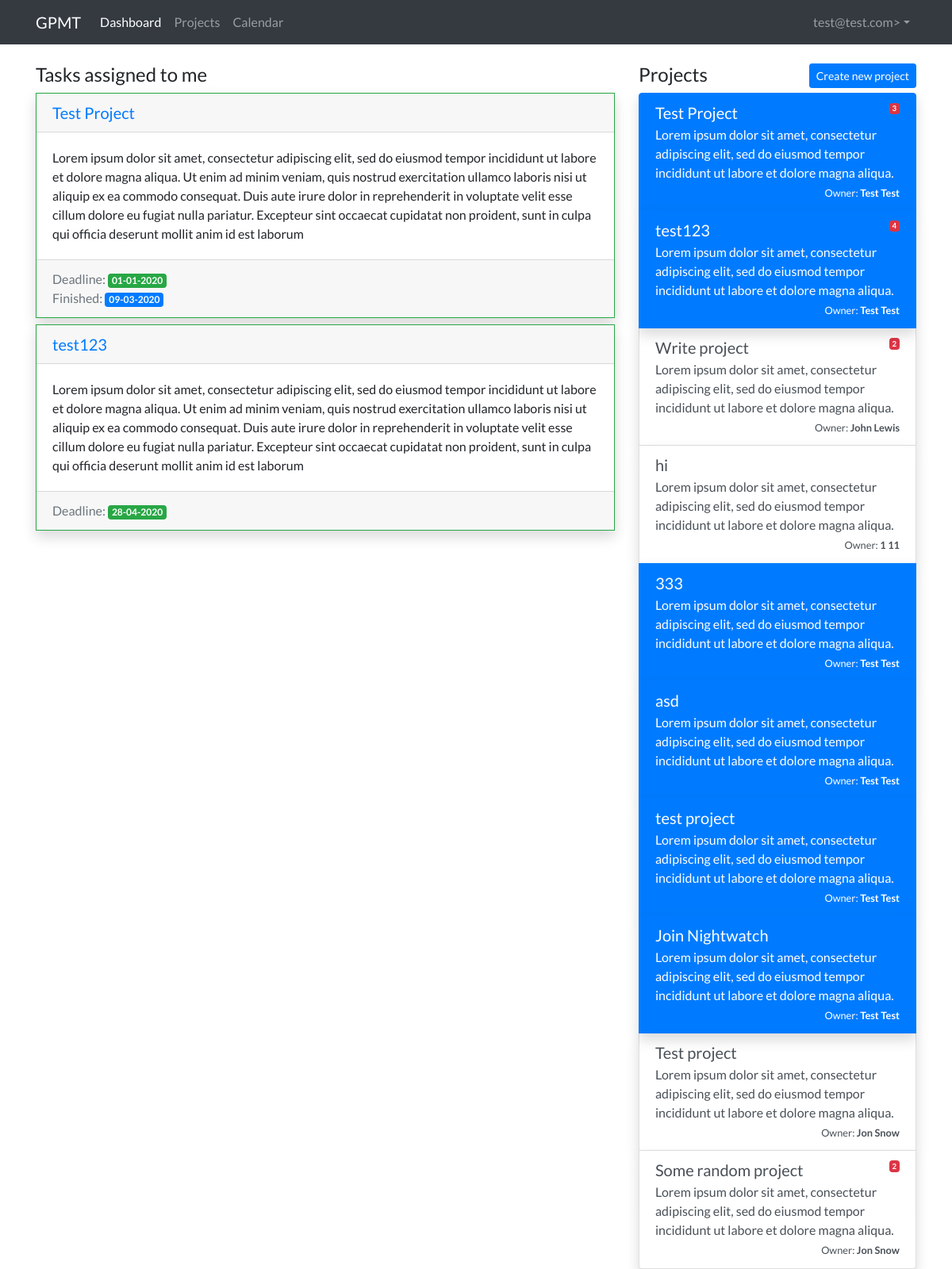
Page /index.php (signed in) on the committed database.
### tables this page shows
CREATE TABLE `tasks` (
  `id` int(11) NOT NULL AUTO_INCREMENT,
  `project_id` int(11) NOT NULL,
  `user_id` int(11) NOT NULL,
  `description` text NOT NULL,
  `deadline_date` int(11) NOT NULL,
  `complete_date` int(11) NOT NULL DEFAULT '0',
  `status` int(11) NOT NULL,
  PRIMARY KEY (`id`),
  KEY `project_id` (`project_id`),
  KEY `user_id` (`user_id`),
  CONSTRAINT `tasks_ibfk_1` FOREIGN KEY (`user_id`) REFERENCES `users` (`id`),
  CONSTRAINT `tasks_ibfk_2` FOREIGN KEY (`project_id`) REFERENCES `projects` (`id`)
);

CREATE TABLE `projects` (
  `id` int(11) NOT NULL AUTO_INCREMENT,
  `title` varchar(64) NOT NULL,
  `description` text NOT NULL,
  `date_created` int(11) NOT NULL,
  `created_by` int(11) NOT NULL,
  `status` int(11) NOT NULL DEFAULT '0',
  PRIMARY KEY (`id`),
  KEY `created_by` (`created_by`),
  CONSTRAINT `projects_ibfk_1` FOREIGN KEY (`created_by`) REFERENCES `users` (`id`)
);

CREATE TABLE `users` (
  `id` int(11) NOT NULL AUTO_INCREMENT,
  `f_name` varchar(32) NOT NULL,
  `l_name` varchar(32) NOT NULL,
  `username` varchar(64) NOT NULL,
  `password` varchar(256) NOT NULL,
  `email` varchar(64) NOT NULL,
  `permissions` int(11) NOT NULL DEFAULT '0',
  PRIMARY KEY (`id`),
  UNIQUE KEY `email_UNIQUE` (`email`),
  UNIQUE KEY `username_UNIQUE` (`username`)
);

### data/database.php (called while the page is built, shortened)
<?php
class DB
{
    private $link = null;
    public function __construct()
    {
        try {
            $this->link = new mysqli(DB_HOST, DB_USER, DB_PASS, DB_NAME);
            $this->link->set_charset("utf8");
        } catch (Exception $e) {
            die('Unable to connect to database');
        }
    }
    public function get_results($query, $object = false)
    {
        $results = $this->link->query($query);
        if ($this->link->error) {
            $this->log_db_errors($this->link->error, $query);
            return false;
        } else {
            $row = array();
            while ($r = (!$object) ? $results->fetch_assoc() : $results->fetch_object()) {
                $row[] = $r;
            }
            return $row;
        }
    }
}

### modules/tasks.php (called while the page is built, shortened)
<?php
require_once './data/database.php';
function get_tasks($user_id){
    $database = new DB();
    return $database->get_results ( "SELECT t.*, p.title project_title, p.description project_description, p.date_created project_created, p.status project_status
                                            FROM tasks t
                                                INNER JOIN projects p ON p.id = t.project_id
                                        	WHERE t.user_id = " . $user_id);
};

### modules/projects.php (called while the page is built, shortened)
<?php
require_once './data/database.php';
function get_projects()
{
    $database = new DB();
    return $database->get_results ( "SELECT p.*, IFNULL(t.unfinished_tasks,0) unfinished_tasks, u.f_name, u.l_name FROM projects p
                                                LEFT JOIN (SELECT project_id, COUNT(*) AS unfinished_tasks
                                                            FROM tasks
                                                            WHERE status = 0
                                                            GROUP BY project_id) t ON t.project_id = p.id
                                                INNER JOIN users u ON u.id = p.created_by
                                    " );
}

### index.php (the view, shortened to what this page needs)
<?php
require_once 'modules/projects.php';
require_once 'modules/tasks.php';
$user = $_SESSION[ "user" ];
$projects = get_projects ();
$tasks = get_tasks ( $user[ 'id' ] );
function get_badge($task)
{
    if (date ( "d-m-y", $task[ 'deadline_date' ] ) > date ( "d-m-y" )) {
        return 'danger';
    } else if (date ( "d-m-y", $task[ 'deadline_date' ] ) == date ( "d-m-y" )) {
        return 'warning';
    } else if (date ( "d-m-y", $task[ 'deadline_date' ] ) < date ( "d-m-y" )) {
        return 'success';
    }
}
?>
<!doctype html>
<html lang="en">
<head>
    <link rel="stylesheet" href="https://stackpath.bootstrapcdn.com/bootstrap/4.4.1/css/bootstrap.min.css"
>
    <link rel="stylesheet" href="css/style.css">
</head>
<body>
<nav class="navbar navbar-expand-md navbar-dark bg-dark fixed-top">
    <div class="container">
        <a class="navbar-brand" href="index.php">GPMT</a>
        <div class="collapse navbar-collapse" id="navbarsExampleDefault">
            <ul class="navbar-nav mr-auto">
                <li class="nav-item active">
                    <a class="nav-link" href="index.php">Dashboard</a>
                </li>
                <li class="nav-item">
                    <a class="nav-link" href="projects.php">Projects</a>
                </li>
                <li class="nav-item">
                    <a class="nav-link" href="calendar.php">Calendar</a>
                </li>
            </ul>
            <ul class="navbar-nav ml-auto">
                <li class="nav-item dropdown">
                    <a class="nav-link dropdown-toggle" href="#" data-toggle="dropdown" aria-haspopup="true"
                       aria-expanded="false"><?php echo $user[ "email" ] ?>></a>
                </li>
            </ul>
        </div>
    </div>
</nav>
<main class="container">
    <div class="row">
        <div class="col-lg-8 col-md-6">
            <h4>Tasks assigned to me</h4>
            <?php
            foreach ($tasks as $task) {
                echo '<div class="card border-' . get_badge ( $task ) . ' mb-2 shadow rounded-0"">
                            <h5 class="card-header">
                                <a href="project.php?id=' . $task[ 'project_id' ] . '" class="stretched-link">' . $task[ 'project_title' ] . '</a>
                            </h5>
                            <div class="card-body">
                                <p class="m-0">' . $task[ 'description' ] . '</p>
                            </div>
                            <div class="card-footer text-muted">
                                <p class="m-0">Deadline: <span class="badge badge-' . get_badge ( $task ) . '">' . date ( "d-m-Y", $task[ 'deadline_date' ] ) . '</span></p>
                                ' . ( $task[ 'status' ] == 1 ? '<p class="m-0">Finished: <span class="badge badge-primary">' . date ( "d-m-Y", $task[ 'complete_date' ] ) . '</span></p>' : '' )
                    . '</div>
                        </div>';
            }
            ?>
        </div>
        <div class="col-lg-4 col-md-6">
            <h4>Projects
                <button type="button" data-toggle="modal" data-target=".bd-example-modal-xl"
                        class="btn btn-primary btn-sm float-right">Create new project
                </button>
            </h4>
            <div class="list-group" id="project-list">
                <?php
                foreach ($projects as $project) {
                    echo '<a href="project.php?id=' . $project[ 'id' ] . '" class="list-group-item list-group-item-action flex-column shadow align-items-start ' . ($project['created_by'] == $user['id'] ? 'active': '') . '">
                    <div class="d-flex w-100 justify-content-between">
                        <h5 class="mb-1">' . $project[ 'title' ] . '</h5>
                        <small>' . ( $project[ 'unfinished_tasks' ] > 0 ? '<span class="badge badge-danger float-right" title="Unifinished tasks">' . $project[ 'unfinished_tasks' ] : '' ) . '</span></small>
                    </div>
                    <p class="mb-1">' . $project['description'] . '</p>
                    <small class="float-right">Owner: <strong>' . $project['f_name'] . ' ' . $project['l_name'] . '</strong></small>
                </a>';
                }
                ?>
            </div>
        </div>
    </div>
</main>
</body>
</html>

### css/style.css (style rules this page uses)
body { font-family: 'Lato' !important; }
html { font-family: 'Lato' !important; }

### index.php (style rules this page uses)
main { padding-top: 80px; }

### rows in the picture
tasks: project.title "Test Project", description "Lorem ipsum dolor sit amet, consectetur adipiscing elit, sed do eiusmod tempor incididunt ut labore et dolore magna aliqua. Ut enim ad minim veniam, quis nostrud exercitation ullamco laboris nisi ut aliquip ex ea commodo consequat. Duis aute irure dolor in reprehenderit in voluptate velit esse cillum dolore eu fugiat nulla pariatur. Excepteur sint occaecat cupidatat non proident, sunt in culpa qui officia deserunt mollit anim id est laborum", deadline_date "01-01-2020", complete_date "09-03-2020"
tasks: project.title "test123", description "Lorem ipsum dolor sit amet, consectetur adipiscing elit, sed do eiusmod tempor incididunt ut labore et dolore magna aliqua. Ut enim ad minim veniam, quis nostrud exercitation ullamco laboris nisi ut aliquip ex ea commodo consequat. Duis aute irure dolor in reprehenderit in voluptate velit esse cillum dolore eu fugiat nulla pariatur. Excepteur sint occaecat cupidatat non proident, sunt in culpa qui officia deserunt mollit anim id est laborum", deadline_date "28-04-2020"
projects: title "Test Project", project "3", description "Lorem ipsum dolor sit amet, consectetur adipiscing elit, sed do eiusmod tempor incididunt ut labore et dolore magna aliqua.", created_by.f_name "Test", created_by.l_name "Test"
projects: title "test123", project "4", description "Lorem ipsum dolor sit amet, consectetur adipiscing elit, sed do eiusmod tempor incididunt ut labore et dolore magna aliqua.", created_by.f_name "Test", created_by.l_name "Test"
projects: title "Write project", project "2", description "Lorem ipsum dolor sit amet, consectetur adipiscing elit, sed do eiusmod tempor incididunt ut labore et dolore magna aliqua.", created_by.f_name "John", created_by.l_name "Lewis"
projects: title "hi", description "Lorem ipsum dolor sit amet, consectetur adipiscing elit, sed do eiusmod tempor incididunt ut labore et dolore magna aliqua.", created_by.f_name "1", created_by.l_name "11"
projects: title "333", description "Lorem ipsum dolor sit amet, consectetur adipiscing elit, sed do eiusmod tempor incididunt ut labore et dolore magna aliqua.", created_by.f_name "Test", created_by.l_name "Test"
projects: title "asd", description "Lorem ipsum dolor sit amet, consectetur adipiscing elit, sed do eiusmod tempor incididunt ut labore et dolore magna aliqua.", created_by.f_name "Test", created_by.l_name "Test"
projects: title "test project", description "Lorem ipsum dolor sit amet, consectetur adipiscing elit, sed do eiusmod tempor incididunt ut labore et dolore magna aliqua.", created_by.f_name "Test", created_by.l_name "Test"
projects: title "Join Nightwatch", description "Lorem ipsum dolor sit amet, consectetur adipiscing elit, sed do eiusmod tempor incididunt ut labore et dolore magna aliqua.", created_by.f_name "Test", created_by.l_name "Test"
projects: title "Test project", description "Lorem ipsum dolor sit amet, consectetur adipiscing elit, sed do eiusmod tempor incididunt ut labore et dolore magna aliqua.", created_by.f_name "Jon", created_by.l_name "Snow"
projects: title "Some random project", project "2", description "Lorem ipsum dolor sit amet, consectetur adipiscing elit, sed do eiusmod tempor incididunt ut labore et dolore magna aliqua.", created_by.f_name "Jon", created_by.l_name "Snow"

### other values in the picture
$user[ "email" ] "test@test.com"
